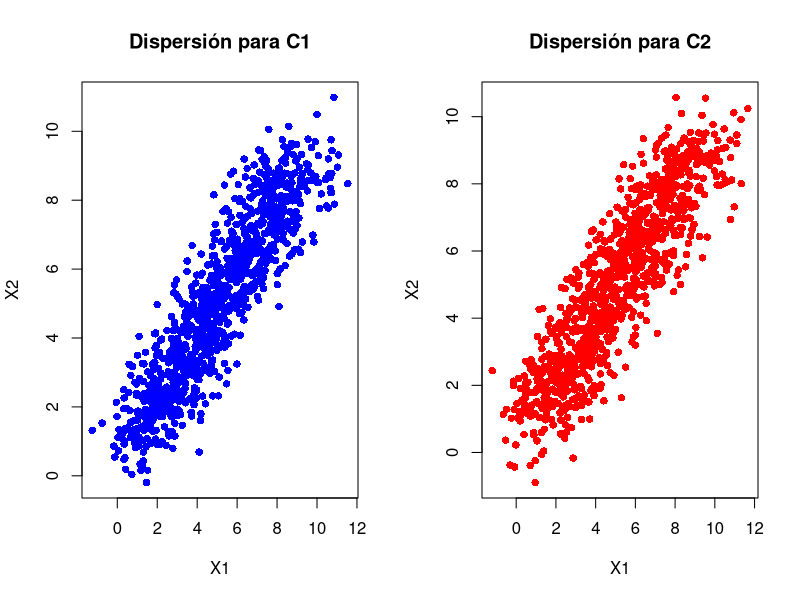
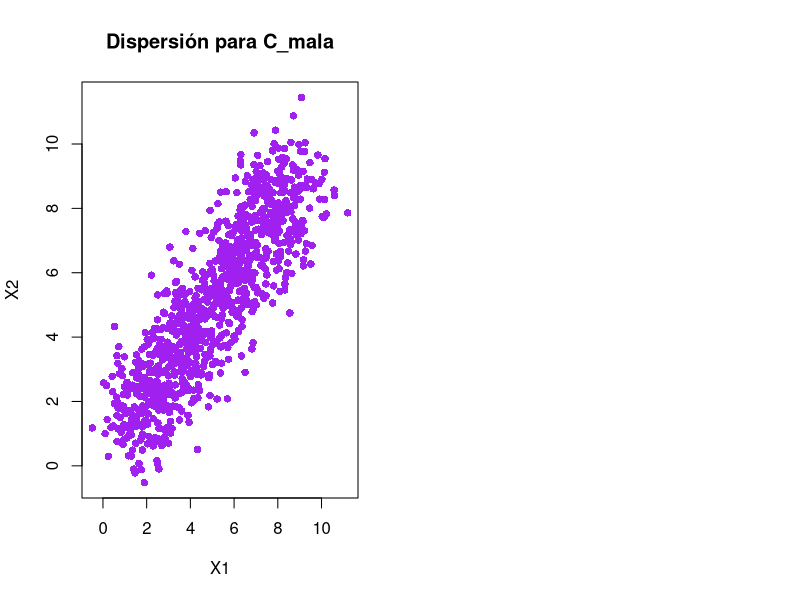
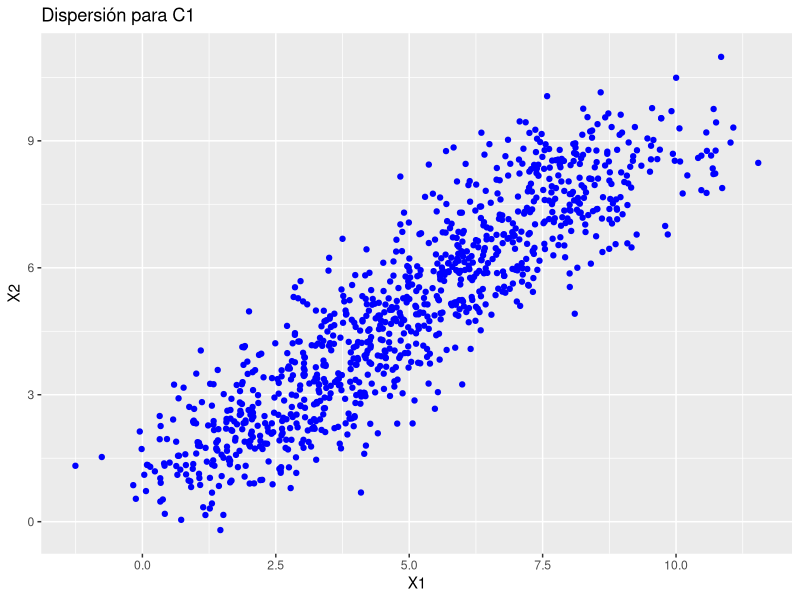
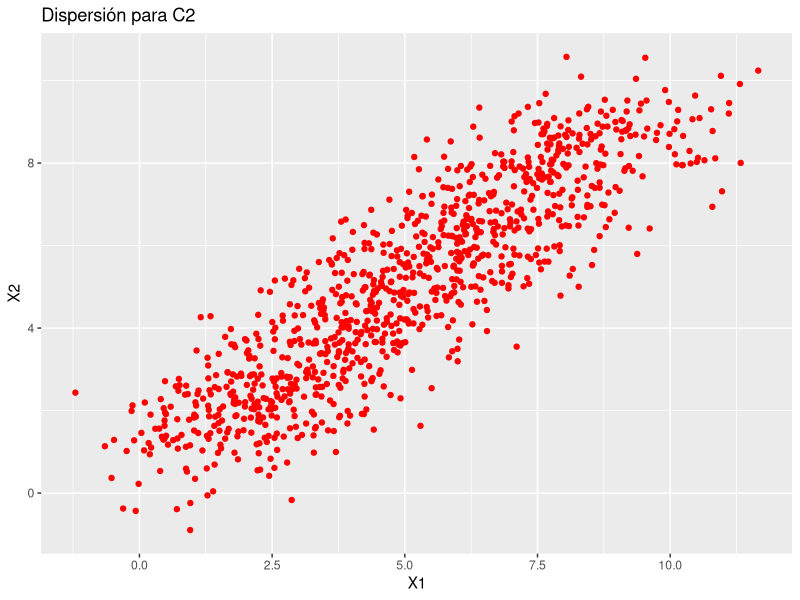
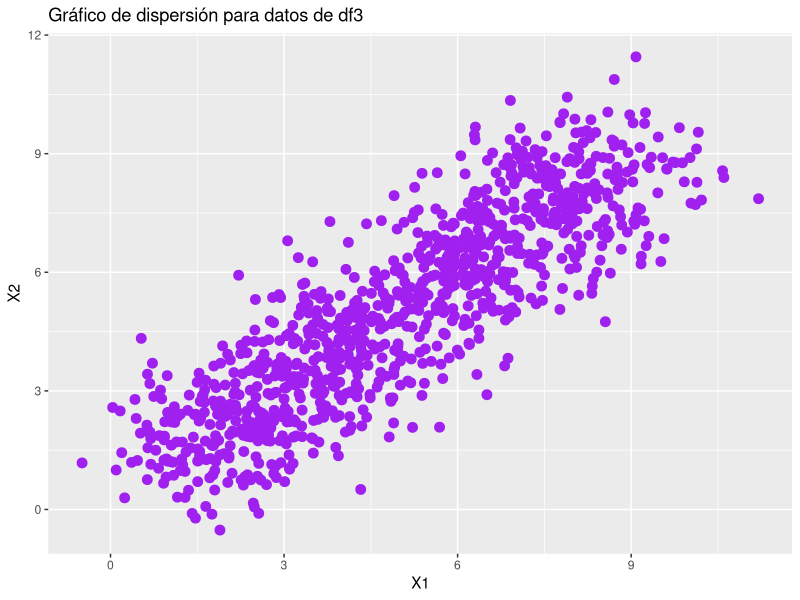

The R script that drew these images, in order:
# Cargar bibliotecas
library(MASS)
library(ggplot2)

# Definir la media y la matriz de covarianza
mu <- c(2, 4, 6, 8) # Media para X
C1 <- matrix(c(1, 0.5, 0.5, 0.2, 0.5, 1, 0.3, 0.1, 0.5, 0.3, 1, 0.4, 0.2, 0.1, 0.4, 1), nrow = 4) # Matriz de covarianza 1
C2 <- matrix(c(1, 0.8, 0.3, 0.1, 0.8, 1, 0.2, 0.5, 0.3, 0.2, 1, 0.4, 0.1, 0.5, 0.4, 1), nrow = 4) # Matriz de covarianza 2
C_mala <- matrix(c(1, 0.1, 0.1, 0.1, 1, 0.1, 0.1, 0.1, 1), nrow = 3)
# Simular muestras de X
set.seed(123) # Establecer semilla para reproducibilidad
Y <- matrix(rnorm(1000*4), ncol = 4) # Muestras de Y con distribución normal estándar
X1 <- mu + Y %*% t(chol(C1)) # Muestras de X con matriz de covarianza C1
X2 <- mu + Y %*% t(chol(C2)) # Muestras de X con matriz de covarianza C2
X_mala <-  mu + Y[, 1:3] %*% t(chol(C_mala))  # Muestras de X con la matriz de covarianza "mala"

# Visualizaciones de dispersión para diferentes elecciones de C
par(mfrow = c(1, 2)) # Dividir la ventana gráfica en 1 fila y 2 columnas
plot(X1[, 1], X1[, 2], main = "Dispersión para C1", xlab = "X1", ylab = "X2", pch = 16, col = "blue")
plot(X2[, 1], X2[, 2], main = "Dispersión para C2", xlab = "X1", ylab = "X2", pch = 16, col = "red")
plot(X_mala[, 1], X_mala[, 2], main = "Dispersión para C_mala", xlab = "X1", ylab = "X2", pch = 16, col = "purple")

# Visualizaciones adicionales utilizando ggplot2
df1 <- data.frame(X1)
df2 <- data.frame(X2)
df3 <- data.frame(X_mala)

ggplot(df1, aes(x = X1, y = X2)) + geom_point(color = "blue") + ggtitle("Dispersión para C1") +
  xlab("X1") + ylab("X2")

ggplot(df2, aes(x = X1, y = X2)) + geom_point(color = "red") + ggtitle("Dispersión para C2") +
  xlab("X1") + ylab("X2")

ggplot(df3, aes(x = X1, y = X2)) +
  geom_point(color = "purple", size = 3) +
  labs(title = "Gráfico de dispersión para datos de df3", x = "X1", y = "X2")
